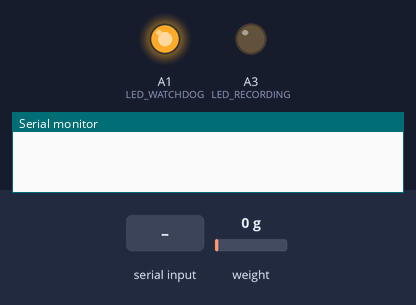
Bench run of a sketch on a simulated Arduino Uno, built with avr-gcc and run on an emulated ATmega328P. Shown: output pins drawn as LEDs (lit = HIGH), the last lines printed to the serial monitor. Dashed ring = blinking. The inputs (shaded band) are chosen by the test bench; at power-on: weight on the scale 0 g.

Above: at 3.2 s.
3.3 s: "G\n" received over Serial
At 5.6 s:
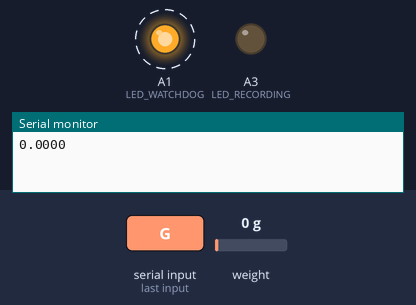
6.3 s: "R\n" received over Serial
At 7.19 s:
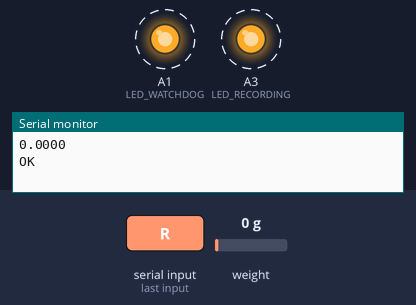
9.3 s: "S\n" received over Serial
At 9.55 s:
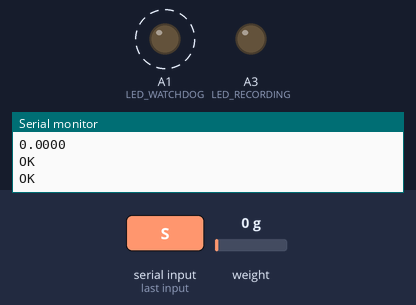
Timing chart, 0 to 12.3 s (numbered marks = the images above; inputs shaded):
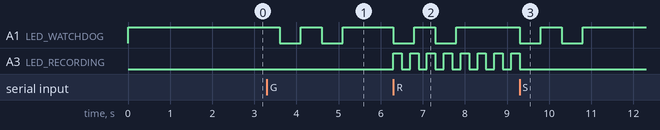

The sketch:

rocktstand_hx711.ino
```cpp
// (licence header left out)
#include "HX711.h"

const int DOUT = 2;
const int CLK = 3;
const int LED_WATCHDOG = A1;
const int LED_RECORDING = A3;

const unsigned long WATCHDOG_BLINK_INTERVAL_MS = 500;
const unsigned long RECORDING_BLINK_INTERVAL_MS = 200;
const unsigned long COMM_ACTIVE_TIMEOUT_MS = 2000;

HX711 balanza;

float factorEscala = 43943.025;
bool recordingActive = false;
bool watchdogBlinkState = true;
bool recordingBlinkState = false;
unsigned long lastWatchdogToggleMs = 0;
unsigned long lastRecordingToggleMs = 0;
unsigned long lastCommMs = 0;

void updateLeds() {
  unsigned long now = millis();
  bool commActive = (now - lastCommMs) <= COMM_ACTIVE_TIMEOUT_MS;

  if (commActive) {
    if ((now - lastWatchdogToggleMs) >= WATCHDOG_BLINK_INTERVAL_MS) {
      lastWatchdogToggleMs = now;
      watchdogBlinkState = !watchdogBlinkState;
    }
  } else {
    watchdogBlinkState = true;
  }

  if (recordingActive) {
    if ((now - lastRecordingToggleMs) >= RECORDING_BLINK_INTERVAL_MS) {
      lastRecordingToggleMs = now;
      recordingBlinkState = !recordingBlinkState;
    }
  } else {
    recordingBlinkState = false;
  }

  digitalWrite(LED_WATCHDOG, watchdogBlinkState ? HIGH : LOW);
  digitalWrite(LED_RECORDING, recordingBlinkState ? HIGH : LOW);
}

void setup() {
  Serial.begin(115200);
  pinMode(LED_WATCHDOG, OUTPUT);
  pinMode(LED_RECORDING, OUTPUT);
  digitalWrite(LED_WATCHDOG, HIGH);
  digitalWrite(LED_RECORDING, LOW);
  lastCommMs = millis();
  lastWatchdogToggleMs = lastCommMs;
  lastRecordingToggleMs = lastCommMs;
  balanza.begin(DOUT, CLK);
  balanza.set_scale(factorEscala);
  balanza.tare(20);
}

void loop() {
  updateLeds();

  if (Serial.available() > 0) {
    String cmd = Serial.readStringUntil('\n');
    lastCommMs = millis();

    if (cmd == "G" || cmd == "G\r") {
      float peso = balanza.get_units(3);
      Serial.println(peso, 4);
    } else if (cmd == "R" || cmd == "R\r") {
      recordingActive = true;
      lastRecordingToggleMs = millis();
      recordingBlinkState = true;
      Serial.println("OK");
    } else if (cmd == "S" || cmd == "S\r") {
      recordingActive = false;
      recordingBlinkState = false;
      Serial.println("OK");
    } else if (cmd.startsWith("F:")) {
      String valorStr = cmd.substring(2);
      float nuevoFactor = valorStr.toFloat();
      if (nuevoFactor != 0.0) {
        factorEscala = nuevoFactor;
        balanza.set_scale(factorEscala);
        Serial.println("OK");
      } else {
        Serial.println("ERROR:factor_invalido");
      }
    } else {
      Serial.println("ERROR:comando_desconocido");
    }
  }
}
```

Measured:
- after the input at 3.3 s, A1 (LED_WATCHDOG): alternates HIGH for 0.50 s and LOW for 0.50 s, 4 changes in all, then stays HIGH, starting after 0.30 s
- after the input at 6.3 s, A1 (LED_WATCHDOG): alternates HIGH for 0.50 s and LOW for 0.50 s, 4 changes in all, then stays HIGH, starting at once; A3 (LED_RECORDING): alternates HIGH for 0.20 s and LOW for 0.20 s, starting at once
- after the input at 9.3 s, A1 (LED_WATCHDOG): alternates HIGH for 0.50 s and LOW for 0.50 s, 4 changes in all, then stays HIGH, starting at once; A3 (LED_RECORDING): goes on until 9.3 s, then stays LOW
